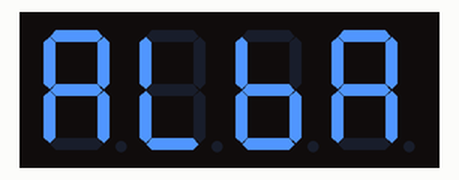
Recording of a sketch running on a simulated Arduino Uno, built with avr-gcc and run on an emulated ATmega328P. Parts: 4-digit seven-segment display.

Above: at 0.25 s.
At 0.67 s:
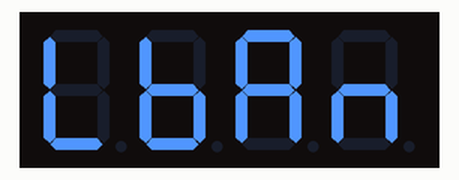
At 1.09 s:
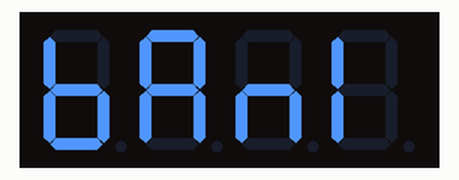
At 1.51 s:
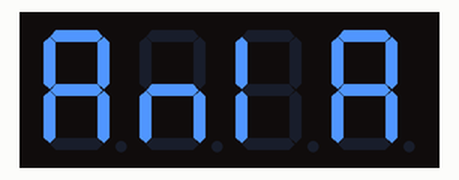
At 2.35 s:
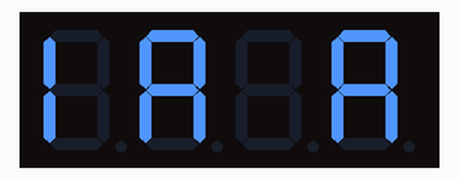
At 3.2 s:
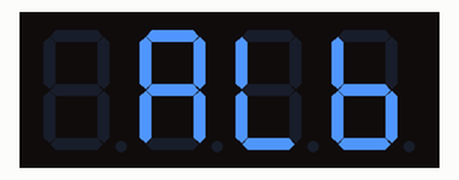

Measured:
- by itself, everything shown: repeats every 3.4 s, in 8 steps
- what the display in image 1 shows lasts 0.4 s, from 0.5 s to 0.9 s

The sketch:

shqip_display.ino
```cpp
#include "TM1637Display.h"

// Define the connections pins:
#define CLK 2
#define DIO 3

// Create display object of type TM1637Display:
TM1637Display display = TM1637Display(CLK, DIO);;

uint8_t table[] = {
    //hgfedcba, cathode values
    0b00111111, // 0 - 48
    0b00000110, // 1 - 49
    0b01011011, // 2 - 50
    0b01001111, // 3 - 51
    0b01100110, // 4 - 52
    0b01101101, // 5 - 53
    0b01111101, // 6 - 54
    0b00000111, // 7 - 55
    0b01111111, // 8 - 56
    0b01101111, // 9 - 57
    0b01001000, // : - 58
    0b01001000, // ; - 59
    0b00111001, // < - 60
    0b01001000, // = - 61
    0b00001111, // > - 62
    0b01010011, // ? - 63
    0b01011111, // @ - 64
    0b01110111, // A - 65
    0b01111111, // B - 66
    0b00111001, // C - 67
    0b00011111, // D - 68
    0b01111001, // E - 69
    0b01110001, // F - 70
    0b00111101, // G - 71
    0b01110110, // H - 72
    0b00110000, // I - 73
    0b00001110, // J - 74
    0b01111010, // K - 75
    0b00111000, // L - 76
    0b00010101, // M - 77
    0b01110110, // N - 78
    0b00111111, // O - 79
    0b01110011, // P - 80
    0b00111011, // Q - 81
    0b01111011, // R - 82
    0b01101101, // S - 83
    0b00110001, // T - 84
    0b00111110, // U - 85
    0b00101110, // V - 86
    0b01101010, // W - 87
    0b01001001, // X - 88
    0b01101110, // Y - 89
    0b01011011, // Z - 90
    0b00111001, // [ - 91
    0b01100100, // \ - 92
    0b00001111, // ] - 93
    0b00100011, // ^ - 94
    0b00001000, // _ - 95
    0b00100000, // ` - 96
    0b01001100, // a - 97
    0b01111100, // b - 98
    0b01011000, // c - 99
    0b01011110, // d - 100
    0b00011000, // e - 101
    0b01110001, // f - 102
    0b01010001, // g - 103
    0b00110100, // h - 104
    0b00010000, // i - 105
    0b00001110, // j - 106
    0b01101001, // k - 107
    0b00110000, // l - 108
    0b00010101, // m - 109
    0b01010100, // n - 110
    0b01011100, // o - 111
    0b01110011, // p - 112
    0b01110111, // q - 113
    0b01010000, // r - 114
    0b01001000, // s - 115
    0b01111000, // t - 116
    0b00011100, // u - 117
    0b00001100, // v - 118
    0b00101010, // w - 119
    0b01001000, // x - 120
    0b01101110, // y - 121
    0b01001000, // z - 122
    0b00111001, // { - 123
    0b00110000, // | - 124
    0b00001111, // } - 125
    0b01000000, // ~ - 126
    0b00000000, //   - 127
    0b00000000, //   - 32
    0b00110000, // ! - 33
    0b00100010, // " - 34
    0b01000001, // # - 35
    0b01101101, // $ - 36
    0b01010010, // % - 37
    0b01111100, // & - 38
    0b00100000, // ' - 39
    0b00111001, // ( - 40
    0b00001111, // ) - 41
    0b00100001, // * - 42
    0b01110000, // + - 43
    0b00001000, // , - 44
    0b01000000, // - - 45
    0b00001000, // . - 46
    0b01010010  // / - 47
  };

uint8_t letter(char c) {
  if (c < 48)
    c += 40;
  else
    c -= 48;

  return *(table + c);
}

uint8_t data[][4] = {
  {letter('A'), letter('L'), letter('b'), letter('A')},
  {letter('L'), letter('b'), letter('A'), letter('n')},
  {letter('b'), letter('A'), letter('n'), letter('I')},
  {letter('A'), letter('n'), letter('I'), letter('A')},
  {letter('N'), letter('I'), letter('A'), 0},
  {letter('I'), letter('A'), 0, letter('A')},
  {letter('A'), 0, letter('A'), letter('L')},
  {0, letter('A'), letter('L'), letter('b')},
};

void setup() {
  // Init display object
  display.clear();
  display.setBrightness(2);
}

void loop() {
  // put your main code here, to run repeatedly:
  for (uint8_t i=0; i < 8; i++) {
    display.setSegments(data[i]);
    delay(400);
  }
}
```
